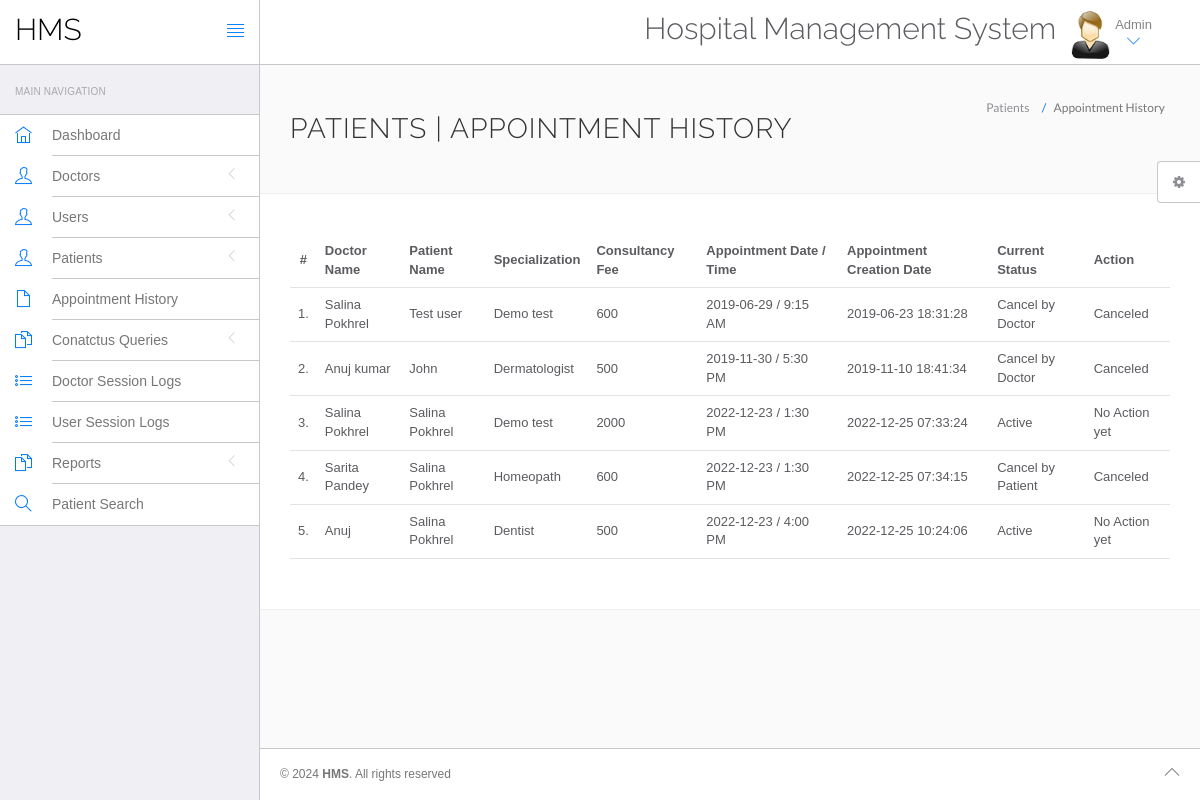
/hms/admin/appointment-history.php (signed in), run on the app's committed database.
### tables this page shows
CREATE TABLE `appointment` (
  `id` int(11) NOT NULL,
  `doctorSpecialization` varchar(255) DEFAULT NULL,
  `doctorId` int(11) DEFAULT NULL,
  `userId` int(11) DEFAULT NULL,
  `consultancyFees` int(11) DEFAULT NULL,
  `appointmentDate` varchar(255) DEFAULT NULL,
  `appointmentTime` varchar(255) DEFAULT NULL,
  `postingDate` timestamp NULL DEFAULT current_timestamp(),
  `userStatus` int(11) DEFAULT NULL,
  `doctorStatus` int(11) DEFAULT NULL,
  `updationDate` timestamp NULL DEFAULT NULL ON UPDATE current_timestamp()
);

CREATE TABLE `doctors` (
  `id` int(11) NOT NULL,
  `specilization` varchar(255) DEFAULT NULL,
  `doctorName` varchar(255) DEFAULT NULL,
  `address` longtext DEFAULT NULL,
  `docFees` varchar(255) DEFAULT NULL,
  `contactno` bigint(11) DEFAULT NULL,
  `docEmail` varchar(255) DEFAULT NULL,
  `password` varchar(255) DEFAULT NULL,
  `creationDate` timestamp NULL DEFAULT current_timestamp(),
  `updationDate` timestamp NULL DEFAULT NULL ON UPDATE current_timestamp()
);

CREATE TABLE `users` (
  `id` int(11) NOT NULL,
  `fullName` varchar(255) DEFAULT NULL,
  `address` longtext DEFAULT NULL,
  `city` varchar(255) DEFAULT NULL,
  `gender` varchar(255) DEFAULT NULL,
  `email` varchar(255) DEFAULT NULL,
  `password` varchar(255) DEFAULT NULL,
  `regDate` timestamp NULL DEFAULT current_timestamp(),
  `updationDate` timestamp NULL DEFAULT NULL ON UPDATE current_timestamp()
);

### hms/admin/appointment-history.php (the view, shortened to what this page needs)
<?php
include('include/config.php');
?>
<!DOCTYPE html>
<html lang="en">
	<head>
		<link rel="stylesheet" href="vendor/bootstrap/css/bootstrap.min.css">
		<link rel="stylesheet" href="vendor/fontawesome/css/font-awesome.min.css">
		<link rel="stylesheet" href="vendor/themify-icons/themify-icons.min.css">
		<link href="vendor/animate.css/animate.min.css" rel="stylesheet" media="screen">
		<link href="vendor/perfect-scrollbar/perfect-scrollbar.min.css" rel="stylesheet" media="screen">
		<link href="vendor/switchery/switchery.min.css" rel="stylesheet" media="screen">
		<link href="vendor/bootstrap-touchspin/jquery.bootstrap-touchspin.min.css" rel="stylesheet" media="screen">
		<link href="vendor/select2/select2.min.css" rel="stylesheet" media="screen">
		<link href="vendor/bootstrap-datepicker/bootstrap-datepicker3.standalone.min.css" rel="stylesheet" media="screen">
		<link href="vendor/bootstrap-timepicker/bootstrap-timepicker.min.css" rel="stylesheet" media="screen">
		<link rel="stylesheet" href="assets/css/styles.css">
		<link rel="stylesheet" href="assets/css/plugins.css">
		<link rel="stylesheet" href="assets/css/themes/theme-1.css" id="skin_color" />
	</head>
	<body>
		<div id="app">
<?php include('include/sidebar.php');?>
			<div class="app-content">
					<?php include('include/header.php');?>
				<div class="main-content" >
					<div class="wrap-content container" id="container">
						<section id="page-title">
							<div class="row">
								<div class="col-sm-8">
									<h1 class="mainTitle">Patients  | Appointment History</h1>
																	</div>
								<ol class="breadcrumb">
									<li>
										<span>Patients </span>
									</li>
									<li class="active">
										<span>Appointment History</span>
									</li>
								</ol>
							</div>
						</section>
						<div class="container-fluid container-fullw bg-white">
									<div class="row">
								<div class="col-md-12">
									<table class="table table-hover" id="sample-table-1">
										<thead>
											<tr>
												<th class="center">#</th>
												<th class="hidden-xs">Doctor Name</th>
												<th>Patient Name</th>
												<th>Specialization</th>
												<th>Consultancy Fee</th>
												<th>Appointment Date / Time </th>
												<th>Appointment Creation Date  </th>
												<th>Current Status</th>
												<th>Action</th>
											</tr>
										</thead>
										<tbody>
<?php
$sql=mysqli_query($con,"select doctors.doctorName as docname,users.fullName as pname,appointment.*  from appointment join doctors on doctors.id=appointment.doctorId join users on users.id=appointment.userId ");
$cnt=1;
while($row=mysqli_fetch_array($sql))
{
?>
											<tr>
												<td class="center"><?php echo $cnt;?>.</td>
												<td class="hidden-xs"><?php echo $row['docname'];?></td>
												<td class="hidden-xs"><?php echo $row['pname'];?></td>
												<td><?php echo $row['doctorSpecialization'];?></td>
												<td><?php echo $row['consultancyFees'];?></td>
												<td><?php echo $row['appointmentDate'];?> / <?php echo
												 $row['appointmentTime'];?>
												</td>
												<td><?php echo $row['postingDate'];?></td>
												<td>
<?php if(($row['userStatus']==1) && ($row['doctorStatus']==1))
{
	echo "Active";
}
if(($row['userStatus']==0) && ($row['doctorStatus']==1))
{
	echo "Cancel by Patient";
}
if(($row['userStatus']==1) && ($row['doctorStatus']==0))
{
	echo "Cancel by Doctor";
}
												?></td>
												<td >
												<div class="visible-md visible-lg hidden-sm hidden-xs">
							<?php if(($row['userStatus']==1) && ($row['doctorStatus']==1))
{
echo "No Action yet";
	 } else {
		echo "Canceled";
		} ?>
												</div>
												</td>
											</tr>
											<?php
$cnt=$cnt+1;
											 }?>
										</tbody>
									</table>
								</div>
							</div>
								</div>
					</div>
				</div>
			</div>
	<?php include('include/footer.php');?>
	<?php include('include/setting.php');?>
		</div>
	</body>
</html>

### hms/admin/assets/css/themes/theme-1.css (style rules this page uses)
body { background: #FAFAFA; }

### data on the page
appointment: doctorId.doctorName "Salina Pokhrel", userId.fullName "Test user", doctorSpecialization "Demo test", consultancyFees "600", appointmentDate "2019-06-29", appointmentTime "9:15 AM", postingDate "2019-06-23 18:31:28", userStatus "Cancel by Doctor"
appointment: doctorId.doctorName "Anuj kumar", userId.fullName "John", doctorSpecialization "Dermatologist", consultancyFees "500", appointmentDate "2019-11-30", appointmentTime "5:30 PM", postingDate "2019-11-10 18:41:34", userStatus "Cancel by Doctor"
appointment: doctorId.doctorName "Salina Pokhrel", userId.fullName "Salina Pokhrel", doctorSpecialization "Demo test", consultancyFees "2000", appointmentDate "2022-12-23", appointmentTime "1:30 PM", postingDate "2022-12-25 07:33:24", userStatus "Active"
appointment: doctorId.doctorName "Sarita Pandey", userId.fullName "Salina Pokhrel", doctorSpecialization "Homeopath", consultancyFees "600", appointmentDate "2022-12-23", appointmentTime "1:30 PM", postingDate "2022-12-25 07:34:15", userStatus "Cancel by Patient"
appointment: doctorId.doctorName "Anuj", userId.fullName "Salina Pokhrel", doctorSpecialization "Dentist", consultancyFees "500", appointmentDate "2022-12-23", appointmentTime "4:00 PM", postingDate "2022-12-25 10:24:06", userStatus "Active"
